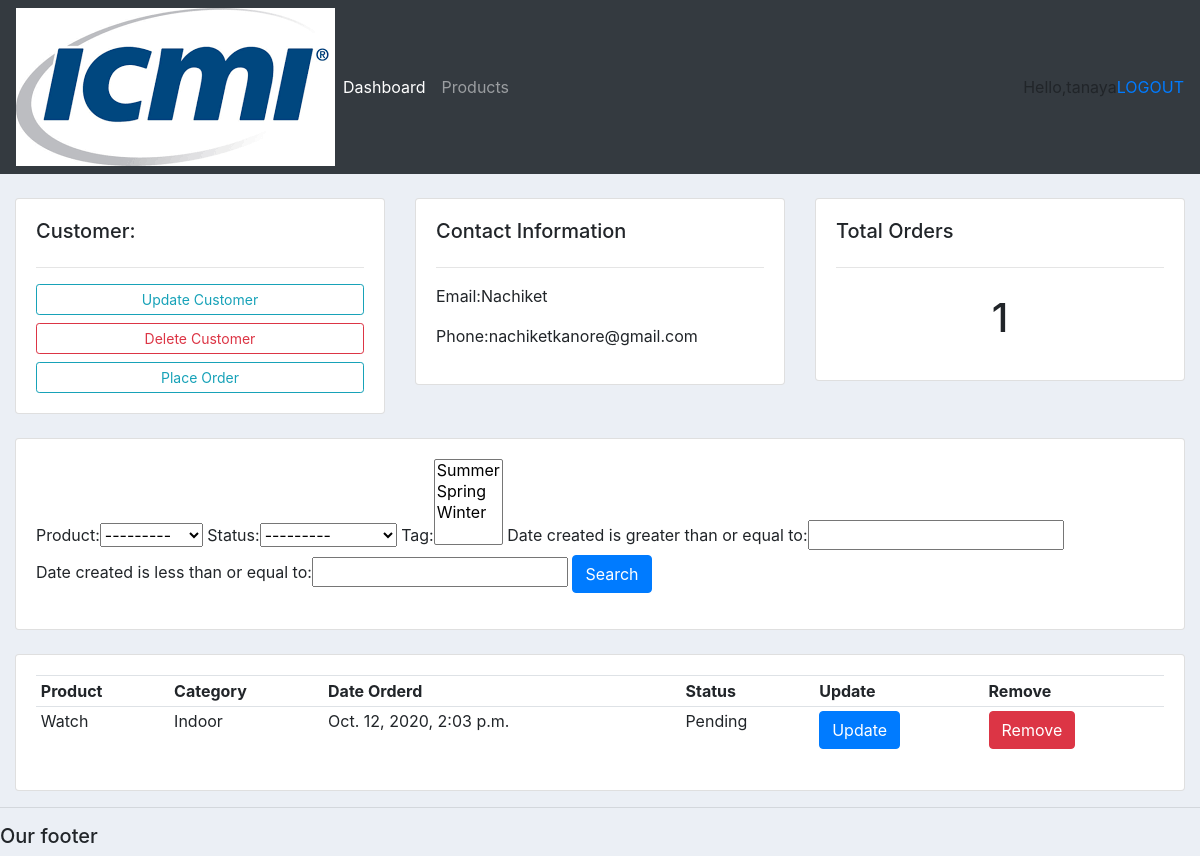
The page /customer/6/ (signed in) on the database its author committed.
### accounts/models.py (models this page shows, shortened)
class Customer(models.Model):
    user=models.OneToOneField(User,null=True,blank=True,on_delete=models.CASCADE)
    name=models.CharField(max_length=200,null=True)
    phone=models.CharField(max_length=200,null=True)
    email=models.CharField(max_length=200,null=True)
    profile_pic=models.ImageField(default='profilepic.png',null=True,blank=True)
    date_created=models.DateTimeField(auto_now_add=True,null=True)

class Orders(models.Model):
    STATUS=(
        ('Pending','Pending'),
        ('Out Of delivery','Out Of delivery'),
        ('delivered','delivered'),
    )
    customer=models.ForeignKey(Customer,null=True,on_delete=models.SET_NULL)
    product=models.ForeignKey(Products,null=True,on_delete=models.SET_NULL)
    date_created = models.DateTimeField(auto_now_add=True, null=True)
    status=models.CharField(max_length=200,null=True,choices=STATUS)
    tag=models.ManyToManyField(Tag)

class Products(models.Model):
    CATEGORY=(
        ('Indoor','Indoor'),
        ('Outdoor','Outdoor'),
    )
    name=models.CharField(max_length=200,null=True)
    price=models.FloatField(null=True)
    category=models.CharField(max_length=200,null=True,choices=CATEGORY)
    description=models.CharField(max_length=200,null=True)
    def __str__(self):
        return self.name

### accounts/decorators.py (the view)
        def wrapper_func(request,*args,**kwargs):
            group=None
            if request.user.groups.exists():
                group=request.user.groups.all()[0].name
            if group in allowed_roles:
                print("working")
                return view_func(request, *args, **kwargs)
            else:
                return HttpResponse('You are not authorized to view the page')

### accounts/models.py (called while the page is built)
    def __str__(self):
        return self.name

### accounts/views.py (called while the page is built)
@login_required(login_url='login/')
@allowed_users(allowed_roles=['admin'])
def customer(request,pk):
    customer=Customer.objects.get(id=pk)
    order=customer.orders_set.all() #accessing the child set that is orders is child of customer
    order_cnt=customer.orders_set.all().count()
    myfilter=OrderFilter(request.GET,queryset=order)
    order=myfilter.qs
    context={'customer':customer,'order':order,'count':order_cnt,'myfilter':myfilter}
    return render(request,'accounts/customer.html',context)

### templates/accounts/customer.html
{%  extends 'accounts/main.html' %}
{% block content %}
	<br>
<div class="row">
	<div class="col-md">
		<div class="card card-body">
			<h5>Customer:</h5>
			<hr>
			<a class="btn btn-outline-info  btn-sm btn-block" href="{% url 'updatecustomer' customer.id %}">Update Customer</a>
			<a class="btn btn-outline-danger  btn-sm btn-block" href="{% url 'deletecustomer' customer.id %}">Delete Customer</a>
			<a class="btn btn-outline-info  btn-sm btn-block" href="{% url 'orderspecific' customer.id  %}">Place Order</a>
		</div>
	</div>
	<div class="col-md">
		<div class="card card-body">
			<h5>Contact Information</h5>
			<hr>
			<p>Email:{{customer.name}} </p>
			<p>Phone:{{customer.email}} </p>
		</div>
	</div>
	<div class="col-md">
		<div class="card card-body">
			<h5>Total Orders</h5>
			<hr>
			<h1 style="text-align: center;padding: 10px">{{count}}</h1>
		</div>
	</div>
</div>
<br>
<div class="row">
	<div class="col">
		<div class="card card-body">
			<form method="get">
				{{myfilter.form}}
		    <button class="btn btn-primary" type="submit">Search</button>
		  </form>
		</div>
	</div>
</div>
<br>
<div class="row">
	<div class="col-md">
		<div class="card card-body">
			<table class="table table-sm">
				<tr>
					<th>Product</th>
					<th>Category</th>
					<th>Date Orderd</th>
					<th>Status</th>
					<th>Update</th>
					<th>Remove</th>
				</tr>
				{% for i in order%}
					<tr>
						<td>{{i.product.name}}</td>
						<td>{{i.product.category}}</td>
						<td>{{i.date_created}}</td>
						<td>{{i.status}}</td>
						<td><a href="{% url 'updateform' i.id  %}"><button type="button" class="btn btn-primary">Update</button></a></td>
						<td><a href="{% url 'deleteorder' i.id %}"><button type="button" class="btn btn-danger">Remove</button></a></td>
					</tr>
				{% endfor %}
			</table>
		</div>
	</div>
</div>
{% endblock %}

### templates/accounts/navbar.html (shortened to what this page needs)
{% load static %}
<nav class="navbar navbar-expand-lg navbar-dark bg-dark">
  <img src="{% static '/images/crm1.png' %}">
  <div class="collapse navbar-collapse" id="navbarNav">
    <ul class="navbar-nav">
      {% if request.user.is_staff %}
      <li class="nav-item active">
        <a class="nav-link" href="#">Dashboard</a>
      </li>
      <li class="nav-item">
        <a class="nav-link" href="#">Products</a>
      </li>
      {% else %}
      <li class="nav-item">
        <a class="nav-link" href="{% url 'account_setting' %}">Settings</a>
      </li>
      {% endif %}
    </ul>
  </div>
  <span class="userstyle">
    Hello,{{request.user}}
  </span>
  <span><a href="{% url 'logout' %}">LOGOUT</a></span>
</nav>

### static/css/main.css (style rules this page uses)
body { background-color: #ebeff5; }

### rows shown on the page
Customer: name "Nachiket", email "nachiketkanore@gmail.com"
Orders: product.name "Watch", product.category "Indoor", date_created "Oct. 12, 2020, 2:03 p.m.", status "Pending"

### other values the page prints
{{ request.user }} "tanaya"
{{ count }} "1"
